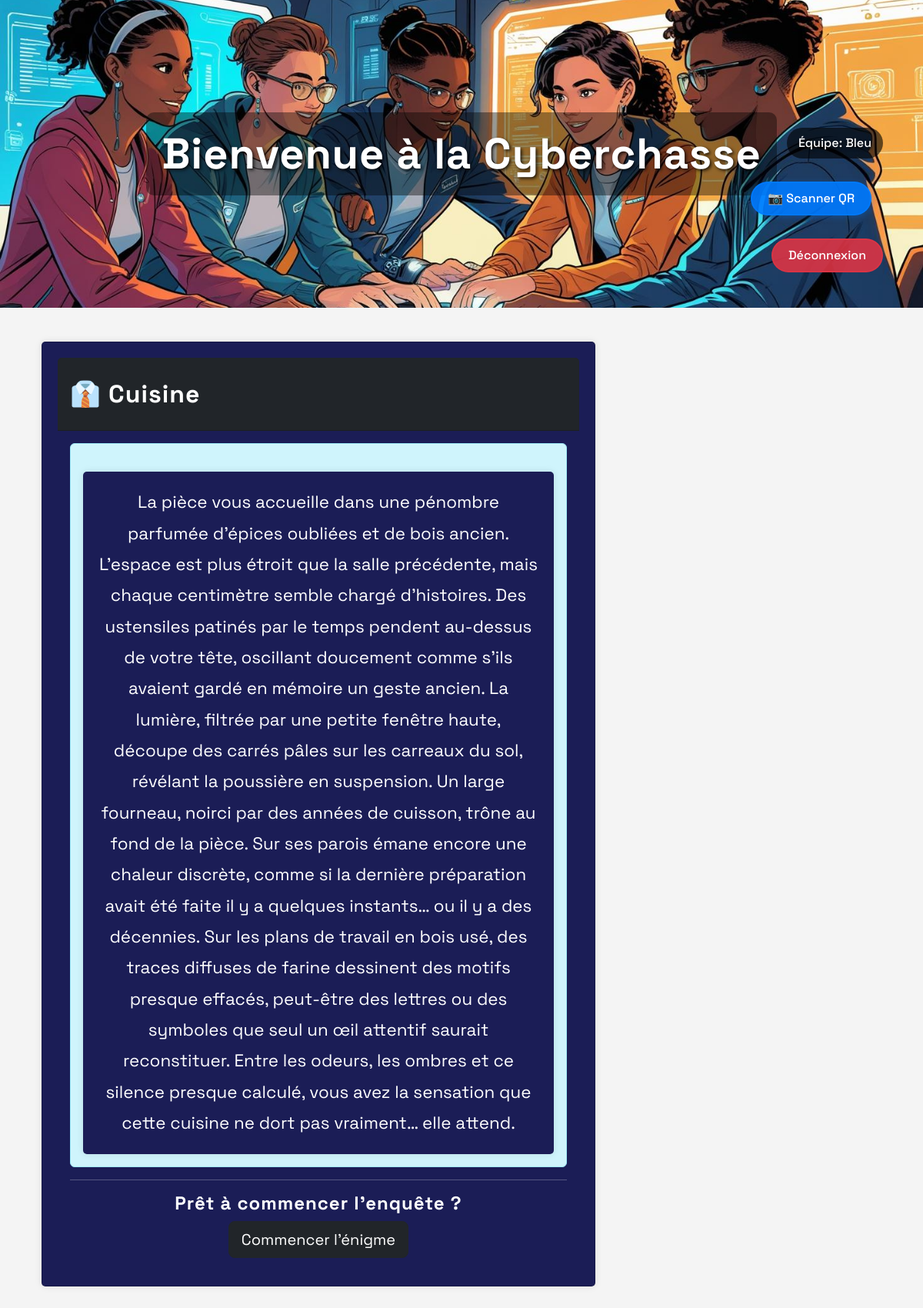
Screenshot of /lieux/cuisine/index.php (signed in) with the database file from the repository.
### tables this page shows
CREATE TABLE `lieux` (
  `id` int NOT NULL AUTO_INCREMENT,
  `nom` varchar(100) NOT NULL,
  `slug` varchar(100) NOT NULL COMMENT 'URL friendly',
  `description` text,
  `ordre` int DEFAULT '0' COMMENT 'Ordre dans le parcours',
  `temps_limite` int DEFAULT '300' COMMENT 'Temps limite en secondes',
  `enigme_requise` tinyint(1) DEFAULT '0',
  `statut` enum('actif','inactif') DEFAULT 'actif',
  `created_at` timestamp NULL DEFAULT CURRENT_TIMESTAMP,
  `updated_at` timestamp NULL DEFAULT CURRENT_TIMESTAMP ON UPDATE CURRENT_TIMESTAMP,
  `reponse_enigme` varchar(10) DEFAULT 'B' COMMENT 'Réponse correcte de l''énigme (A, B, C, D)',
  `enigme_texte` text COMMENT 'Texte de l''énigme',
  `options_enigme` json DEFAULT NULL COMMENT 'Options de réponse de l''énigme',
  `enigme_id` int DEFAULT NULL,
  `delai_indice` int DEFAULT '6' COMMENT 'Délai en minutes avant disponibilité de l''indice',
  PRIMARY KEY (`id`),
  UNIQUE KEY `nom` (`nom`),
  UNIQUE KEY `slug` (`slug`),
  KEY `idx_slug` (`slug`),
  KEY `idx_ordre` (`ordre`),
  KEY `idx_statut` (`statut`)
);

### lieux/cuisine/index.php (the view, shortened to what this page needs)
<?php
require_once '../../config/connexion.php';
$team_name = $_SESSION['team_name'];
$lieu_slug = 'cuisine';
$stmt = $pdo->prepare("SELECT id FROM equipes WHERE nom = ?");
$stmt->execute([$team_name]);
$equipe = $stmt->fetch(PDO::FETCH_ASSOC);
$stmt = $pdo->prepare("SELECT id, nom, ordre, description FROM lieux WHERE slug = ?");
$stmt->execute([$lieu_slug]);
$lieu = $stmt->fetch(PDO::FETCH_ASSOC);
$stmt = $pdo->prepare("SELECT * FROM parcours WHERE equipe_id = ? AND lieu_id = ?");
$stmt->execute([$equipe['id'], $lieu['id']]);
$parcours = $stmt->fetch(PDO::FETCH_ASSOC);
$enigme_resolue = ($parcours && $parcours['statut'] === 'termine');
include './header.php';
?>
<div class='container mt-4'>
    <div class='row'>
        <div class='col-md-8'>
            <div class='card'>
                <div class='card-header bg-dark text-white'>
                    <h2>👔 <?php echo htmlspecialchars($lieu['nom']); ?></h2>
                </div>
                <div class='card-body'>
                    <?php if ($enigme_resolue): ?>
                        <div class="alert alert-success text-center">
                            <i class="fas fa-check-circle fa-3x mb-3"></i>
                            <h4>🎉 Bravo !</h4>
                            <p>Vous avez déjà résolu l'énigme de ce lieu.</p>
                            <p class="mb-0"><strong>Score obtenu :</strong> <?php echo $parcours['score_obtenu'] ?? 0; ?> points</p>
                        </div>
                        <div class="text-center">
                            <a href="../accueil/" class="btn btn-dark btn-lg">
                                <i class="fas fa-home"></i> Retour à l'accueil
                            </a>
                        </div>
                    <?php else: ?>
                        <div class='alert alert-info'>
                            <?php if (!empty($lieu['description'])): ?>
                                <p class="mb-0"><?php echo htmlspecialchars($lieu['description']); ?></p>
                            <?php else: ?>
                                <p class="mb-0">Aucune description disponible pour ce lieu.</p>
                            <?php endif; ?>
                        </div>
                        <hr>
                        <div class='text-center'>
                            <h4> Prêt à commencer l'enquête ?</h4>
                            <a href='../../enigme_launcher.php?lieu=<?php echo $lieu_slug; ?>' class='btn btn-dark btn-lg'> Commencer l'énigme</a>
                        </div>
                    <?php endif; ?>
                </div>
            </div>
        </div>
    </div>
</div>
<?php include './footer.php'; ?>

### styles/style.css (style rules this page uses)
body { font-family: 'Space Grotesk', sans-serif; background-color: #f4f4f4; color: #333; margin: 0 0 100px 0; padding: 0; }
h1, h2, h3, h4, h5, h6 { font-family: 'Space Grotesk', sans-serif; font-weight: 700; letter-spacing: 1px; }
p , li { font-size: 1.4rem; line-height: 1.8; }
.container { overflow: hidden; }
.intro h2, p { background-color: #1B1D56; text-align: center; color: white; padding: 20px; margin: 20px 0; border-radius: 5px; box-shadow: 0 0 10px rgba(0,0,0,0.1); }
.card { background: #1B1D56; color: white; padding: 20px; border-radius: 5px; box-shadow: 0 0 10px rgba(0,0,0,0.1); margin: 20px 0; }
h2 { color: white; margin: 20px 0; }
.commencer h2, p { background: #1B1D56; color: white; text-align: center; padding: 20px; margin: 20px 0; border-radius: 5px; }

### rows the page displays
lieux: nom "Cuisine", description "La pièce vous accueille dans une pénombre parfumée d’épices oubliées et de bois ancien. L’espace est plus étroit que la salle précédente, mais chaque centimètre semble chargé d’histoires. Des ustensiles patinés par le temps pendent au-dessus de votre tête, oscillant doucement comme s’ils avaient gardé en mémoire un geste ancien. La lumière, filtrée par une petite fenêtre haute, découpe des carrés pâles sur les carreaux du sol, révélant la poussière en suspension. Un large fourneau, noirci par des années de cuisson, trône au fond de la pièce. Sur ses parois émane encore une chaleur discrète, comme si la dernière préparation avait été faite il y a quelques instants… ou il y a des décennies.…"

### other values shown
$_SESSION['team_name'] "Bleu"
